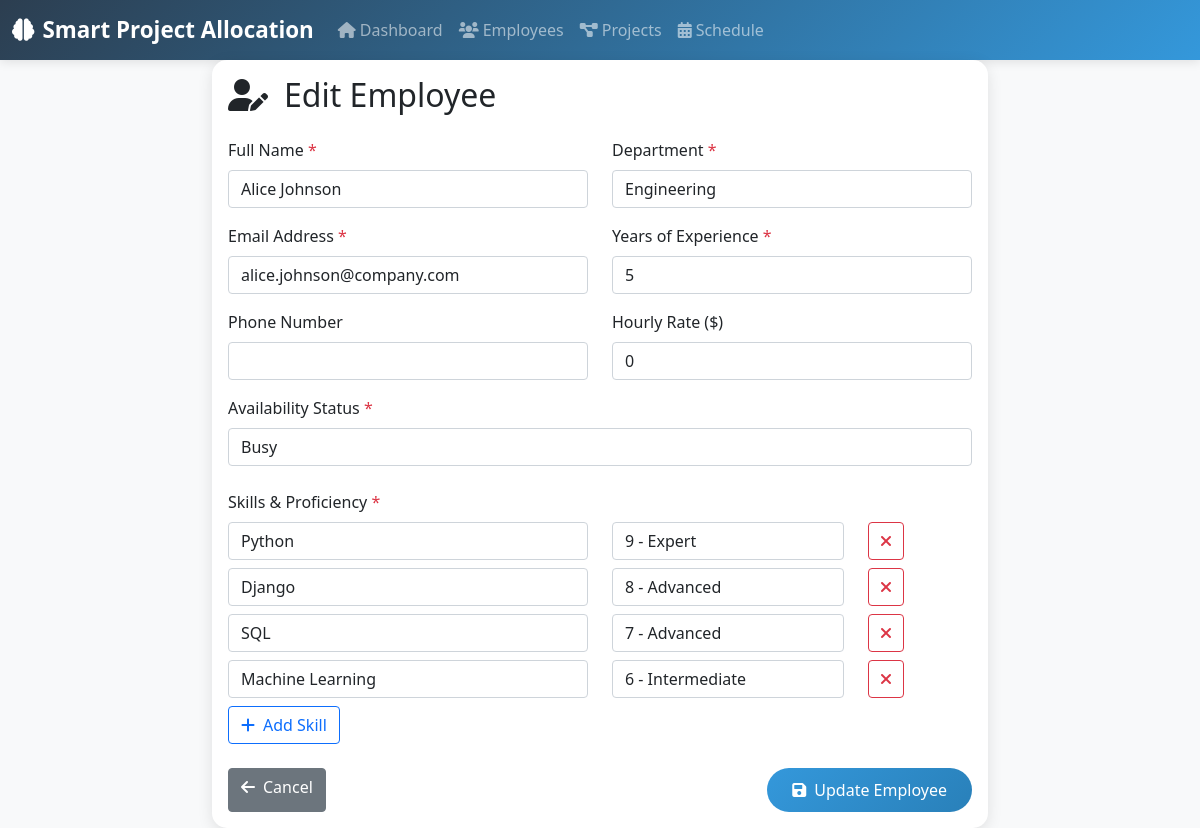
/employees/1/edit, run on the app's committed database.
### app.py (models this page shows, shortened)
class Employee(db.Model):
    __tablename__ = 'employees'
    id = db.Column(db.Integer, primary_key=True)
    name = db.Column(db.String(100), nullable=False, index=True)
    email = db.Column(db.String(120), unique=True, nullable=False, index=True)
    department = db.Column(db.String(50), nullable=False, index=True)
    skills = db.Column(db.Text, nullable=False)  # JSON string of skills with proficiency
    experience_years = db.Column(db.Integer, nullable=False, default=0)
    availability = db.Column(db.String(20), default='Available', index=True)  # Available, Busy, Partially Available
    current_projects = db.Column(db.Text, default='[]')  # JSON list of project IDs
    hourly_rate = db.Column(db.Float, default=0.0)
    phone = db.Column(db.String(20))
    hire_date = db.Column(db.Date, default=lambda: datetime.utcnow().date())
    is_active = db.Column(db.Boolean, default=True, index=True)
    created_at = db.Column(db.DateTime, default=datetime.utcnow)
    updated_at = db.Column(db.DateTime, default=datetime.utcnow, onupdate=datetime.utcnow)
    assignments = db.relationship('ProjectAssignment', backref='employee', lazy='dynamic', cascade='all, delete-orphan')
    def get_skills_list(self):
        try:
            return json.loads(self.skills) if self.skills else []
        except (json.JSONDecodeError, TypeError):
            logger.error(f"Invalid JSON in skills for employee {self.id}")
            return []

### app.py (the view, shortened to what this page needs)
@app.route('/employees/<int:employee_id>/edit', methods=['GET', 'POST'])
def edit_employee(employee_id):
    employee = Employee.query.get_or_404(employee_id)
    return render_template('edit_employee.html', employee=employee)

### templates/edit_employee.html (shortened to what this page needs)
{% extends "base.html" %}
{% block content %}
<div class="row justify-content-center">
    <div class="col-lg-8">
        <div class="card">
            <div class="card-body">
                <h2 class="card-title mb-4">
                    <i class="fas fa-user-edit me-3"></i>Edit Employee
                </h2>
                <form method="POST" id="editEmployeeForm">
                    <div class="row">
                        <div class="col-md-6">
                            <div class="mb-3">
                                <label for="name" class="form-label">Full Name <span class="text-danger">*</span></label>
                                <input type="text" class="form-control" id="name" name="name"
                                       value="{{ employee.name }}" required>
                            </div>
                            <div class="mb-3">
                                <label for="email" class="form-label">Email Address <span class="text-danger">*</span></label>
                                <input type="email" class="form-control" id="email" name="email"
                                       value="{{ employee.email }}" required>
                            </div>
                            <div class="mb-3">
                                <label for="phone" class="form-label">Phone Number</label>
                                <input type="tel" class="form-control" id="phone" name="phone"
                                       value="{{ employee.phone or '' }}">
                            </div>
                        </div>
                        <div class="col-md-6">
                            <div class="mb-3">
                                <label for="department" class="form-label">Department <span class="text-danger">*</span></label>
                                <select class="form-control" id="department" name="department" required>
                                    <option value="Engineering" {% if employee.department == 'Engineering' %}selected{% endif %}>Engineering</option>
                                </select>
                            </div>
                            <div class="mb-3">
                                <label for="experience_years" class="form-label">Years of Experience <span class="text-danger">*</span></label>
                                <input type="number" class="form-control" id="experience_years" name="experience_years"
                                       value="{{ employee.experience_years }}" min="0" max="50" required>
                            </div>
                            <div class="mb-3">
                                <label for="hourly_rate" class="form-label">Hourly Rate ($)</label>
                                <input type="number" class="form-control" id="hourly_rate" name="hourly_rate"
                                       value="{{ employee.hourly_rate or 0 }}" min="0" step="0.01">
                            </div>
                        </div>
                    </div>
                    <div class="mb-4">
                        <label for="availability" class="form-label">Availability Status <span class="text-danger">*</span></label>
                        <select class="form-control" id="availability" name="availability" required>
                            <option value="Busy" {% if employee.availability == 'Busy' %}selected{% endif %}>Busy</option>
                        </select>
                    </div>
                    <div class="mb-4">
                        <label class="form-label">Skills & Proficiency <span class="text-danger">*</span></label>
                        <div id="skills-container">
                            {% for skill in employee.get_skills_list() %}
                            <div class="skill-row mb-2">
                                <div class="row">
                                    <div class="col-md-6">
                                        <input type="text" class="form-control" name="skill_names[]"
                                               placeholder="Skill name (e.g., Python, React)"
                                               value="{{ skill.name }}" required>
                                    </div>
                                    <div class="col-md-4">
                                        <select class="form-control" name="skill_proficiencies[]" required>
                                            {% for i in range(1, 11) %}
                                            <option value="{{ i }}" {% if skill.proficiency == i %}selected{% endif %}>
                                                {{ i }} - {% if i <= 3 %}Beginner{% elif i <= 6 %}Intermediate{% elif i <= 8 %}Advanced{% else %}Expert{% endif %}
                                            </option>
                                            {% endfor %}
                                        </select>
                                    </div>
                                    <div class="col-md-2">
                                        <button type="button" class="btn btn-outline-danger remove-skill">
                                            <i class="fas fa-times"></i>
                                        </button>
                                    </div>
                                </div>
                            </div>
                            {% endfor %}
                        </div>
                        <button type="button" class="btn btn-outline-primary" id="add-skill">
                            <i class="fas fa-plus me-2"></i>Add Skill
                        </button>
                    </div>
                    <div class="d-flex justify-content-between">
                        <a href="{{ url_for('employees') }}" class="btn btn-secondary">
                            <i class="fas fa-arrow-left me-2"></i>Cancel
                        </a>
                        <button type="submit" class="btn btn-primary">
                            <i class="fas fa-save me-2"></i>Update Employee
                        </button>
                    </div>
                </form>
            </div>
        </div>
    </div>
</div>
{% endblock %}

### templates/base.html (style rules this page uses)
:root { --primary-color: #2c3e50; --secondary-color: #3498db; --accent-color: #e74c3c; --success-color: #27ae60; --warning-color: #f39c12; }
body { background-color: #f8f9fa; font-family: 'Segoe UI', Tahoma, Geneva, Verdana, sans-serif; }
.card { border: none; border-radius: 15px; box-shadow: 0 4px 15px rgba(0,0,0,0.1); transition: transform 0.3s ease; }
.btn-primary { background: linear-gradient(135deg, var(--secondary-color), #2980b9); border: none; border-radius: 25px; padding: 10px 25px; transition: all 0.3s ease; }

### data on the page
Employee: name "Alice Johnson", email "alice.johnson@company.com", department "Engineering", experience_years "5", hourly_rate "0", availability "Busy"

### other printed values
form field value "9 - Expert"
form field value "8 - Advanced"
form field value "7 - Advanced"
form field value "6 - Intermediate"
